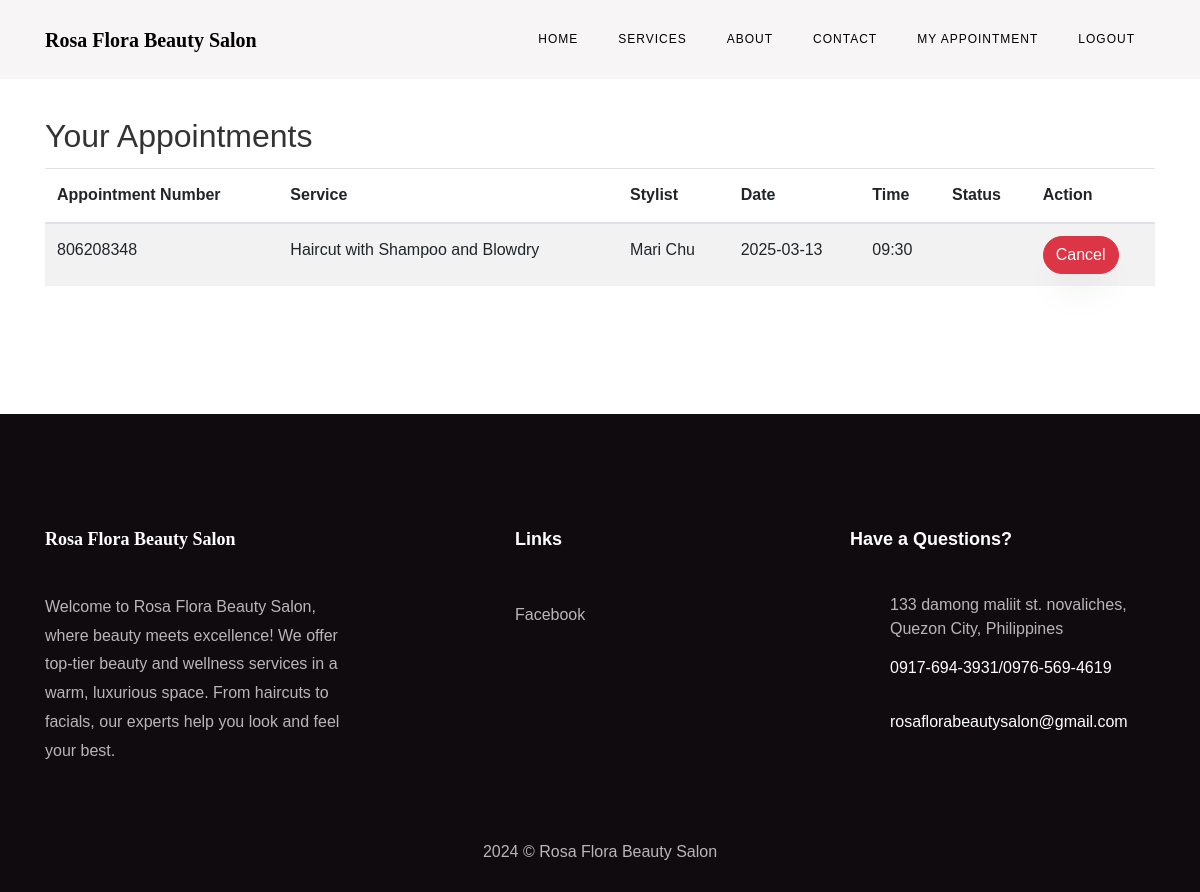
The page /bpms/edit-appointment1.php (signed in) on the database as committed earlier.
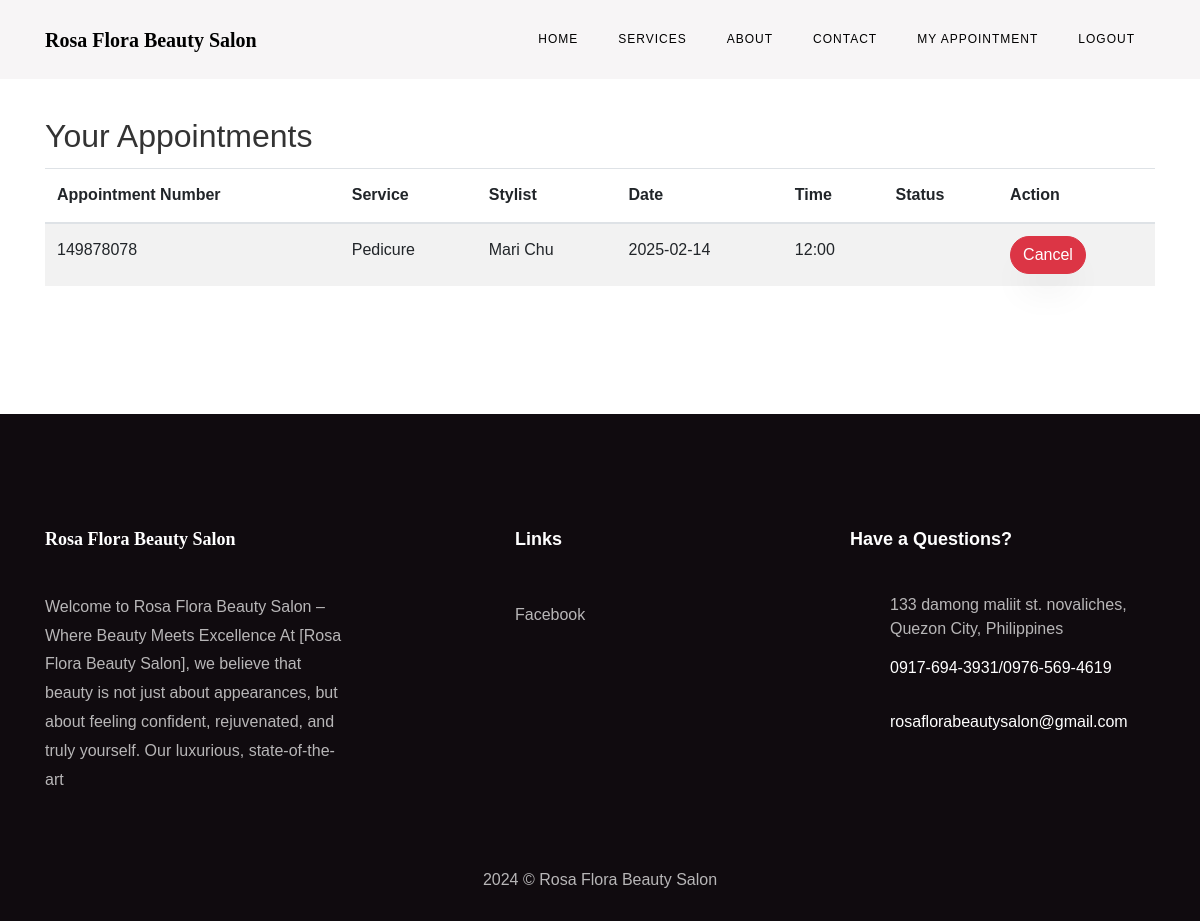
The same page on the database as committed later.
### tables this page shows
CREATE TABLE `tblappointment` (
  `ID` int(10) NOT NULL,
  `AptNumber` varchar(80) DEFAULT NULL,
  `Name` varchar(120) DEFAULT NULL,
  `Email` varchar(120) DEFAULT NULL,
  `PhoneNumber` bigint(11) DEFAULT NULL,
  `AptDate` varchar(120) DEFAULT NULL,
  `AptTime` varchar(120) DEFAULT NULL,
  `Services` varchar(120) DEFAULT NULL,
  `ApplyDate` timestamp NULL DEFAULT current_timestamp(),
  `Remark` varchar(250) NOT NULL,
  `Status` varchar(50) NOT NULL,
  `RemarkDate` timestamp NULL DEFAULT current_timestamp() ON UPDATE current_timestamp(),
  `Stylist` varchar(250) NOT NULL
);

CREATE TABLE `tblpage` (
  `ID` int(10) NOT NULL,
  `PageType` varchar(200) DEFAULT NULL,
  `PageTitle` mediumtext DEFAULT NULL,
  `PageDescription` mediumtext DEFAULT NULL,
  `Email` varchar(200) DEFAULT NULL,
  `MobileNumber` varchar(30) DEFAULT NULL,
  `UpdationDate` date DEFAULT NULL,
  `Timing` varchar(200) NOT NULL
);

### bpms/edit-appointment1.php (the view, shortened to what this page needs)
<?php
include('includes/dbconnection.php');
$userid = $_SESSION['userid'];
$stmt = $con->prepare("SELECT * FROM tblappointment WHERE ID = ?");
$stmt->bind_param("i", $userid);
$stmt->execute();
$result = $stmt->get_result();
?>
<!DOCTYPE html>
<html lang="en">
<head>
    <link rel="stylesheet" href="css/style.css">
</head>
<body>
<?php include_once('includes/header.php'); ?>
<section class="ftco-section">
    <div class="container">
        <h2>Your Appointments</h2>
        <table class="table table-striped">
            <thead>
                <tr>
                    <th>Appointment Number</th>
                    <th>Service</th>
                    <th>Stylist</th>
                    <th>Date</th>
                    <th>Time</th>
                    <th>Status</th>
                    <th>Action</th>
                </tr>
            </thead>
            <tbody>
                <?php
                if ($result->num_rows > 0) {
                    while ($row = $result->fetch_assoc()) {
                        ?>
                        <tr>
                            <td><?php echo htmlspecialchars($row['AptNumber']); ?></td>
                            <td><?php echo htmlspecialchars($row['Services']); ?></td>
                            <td><?php echo htmlspecialchars($row['Stylist']); ?></td>
                            <td><?php echo htmlspecialchars($row['AptDate']); ?></td>
                            <td><?php echo htmlspecialchars($row['AptTime']); ?></td>
                            <td><?php echo htmlspecialchars($row['Status']); ?></td>
                            <td>
                                <?php if ($row['Status'] !== 'Cancelled') { ?>
                                    <form method="post" action="cancel_appointment.php">
                                        <button type="submit" name="cancel" class="btn btn-danger">Cancel</button>
                                    </form>
                                <?php } else {
                                    echo "Cancelled";
                                } ?>
                            </td>
                        </tr>
                        <?php
                    }
                } else {
                    echo "<tr><td colspan='7'>No appointments found.</td></tr>";
                }
                ?>
            </tbody>
        </table>
    </div>
</section>
<?php include_once('includes/footer.php'); ?>
</body>
</html>

### bpms/includes/footer.php (shortened to what this page needs)
<?php
include('includes/dbconnection.php');
?>
 <footer class="ftco-footer ftco-section" style="padding-bottom: 10px;">
      <div class="container">
        <div class="row mb-5">
          <div class="col-md">
            <div class="ftco-footer-widget mb-4">
              <h2 class="ftco-heading-2 logo">Rosa Flora Beauty Salon</h2>
              <?php
$ret=mysqli_query($con,"select * from tblpage where PageType='aboutus' ");
while ($row=mysqli_fetch_array($ret)) {
?>
              <p><?php  echo substr($row['PageDescription'],0,250);?> <a href="about.php"></a></p><?php } ?>
            </div>
          </div>
          <div class="col-md" style="padding-left: 150px">
             <div class="ftco-footer-widget mb-4">
              <h2 class="ftco-heading-2">Links</h2>
              <ul class="list-unstyled">
              <li><a href="https://www.facebook.com/rosaflorabeautysalon" class="py-2 d-block" target="_blank">Facebook</a></li>
              </ul>
            </div>
          </div>
          <div class="col-md">
            <div class="ftco-footer-widget mb-4">
            	<h2 class="ftco-heading-2">Have a Questions?</h2>
            	<div class="block-23 mb-3">
                <?php
$ret=mysqli_query($con,"select * from tblpage where PageType='contactus' ");
while ($row=mysqli_fetch_array($ret)) {
?>
	              <ul>
	                <li><span class="icon icon-map-marker"></span><span class="text"><?php  echo $row['PageDescription'];?></span></li>
	                <li><a href="#"><span class="icon icon-phone"></span><span class="text"><?php  echo $row['MobileNumber'];?></span></a></li>
	                <li><a href="#"><span class="icon icon-envelope"></span><span class="text"><?php  echo $row['Email'];?></span></a></li>
	              </ul>
	            </div>
               <?php } ?>
            </div>
          </div>
        </div>
        <div class="row">
          <div class="col-md-12 text-center">
            <p>
  2024 &copy; Rosa Flora Beauty Salon  </p>
          </div>
        </div>
      </div>
    </footer>

Rows that differ between the two databases and show on the page:
changed tblappointment "Mari Chu": AptNumber "806208348" → "149878078"; Services "Haircut with Shampoo and Blowdry" → "Pedicure"; AptDate "2025-03-13" → "2025-02-14"; AptTime "09:30" → "12:00"
changed tblpage: PageDescription "…to Rosa Flora Beauty Salon, where beauty meets excellence! We offer top-tier beauty and wellness services in a warm, luxurious space. From haircuts to facials, our experts help you look and feel your best." → "…to Rosa Flora Beauty Salon – Where Beauty Meets Excellence At [Rosa Flora Beauty Salon], we believe that beauty is not just about appearances, but about feeling confident, rejuvenated, and truly yourself. Our luxurious, state-of-the-art"
